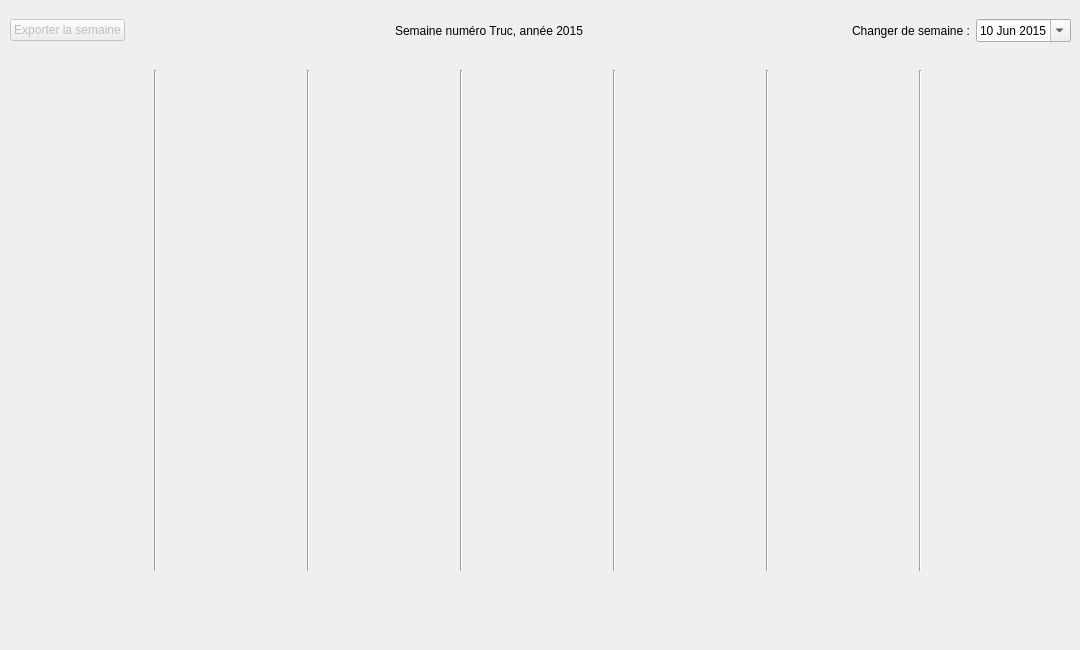
<?xml version="1.0" encoding="UTF-8"?>
<ui version="4.0">
 <class>AgendaView</class>
 <widget class="QWidget" name="AgendaView">
  <property name="geometry">
   <rect>
    <x>0</x>
    <y>0</y>
    <width>1080</width>
    <height>650</height>
   </rect>
  </property>
  <property name="sizePolicy">
   <sizepolicy hsizetype="Expanding" vsizetype="Expanding">
    <horstretch>0</horstretch>
    <verstretch>0</verstretch>
   </sizepolicy>
  </property>
  <property name="windowTitle">
   <string>Form</string>
  </property>
  <widget class="QWidget" name="horizontalLayoutWidget">
   <property name="geometry">
    <rect>
     <x>10</x>
     <y>70</y>
     <width>1061</width>
     <height>501</height>
    </rect>
   </property>
   <layout class="QHBoxLayout" name="hLayoutSemaine">
    <item>
     <layout class="QVBoxLayout" name="vLayoutLundi"/>
    </item>
    <item>
     <widget class="Line" name="line">
      <property name="orientation">
       <enum>Qt::Vertical</enum>
      </property>
     </widget>
    </item>
    <item>
     <layout class="QVBoxLayout" name="vLayoutMardi"/>
    </item>
    <item>
     <widget class="Line" name="line_2">
      <property name="orientation">
       <enum>Qt::Vertical</enum>
      </property>
     </widget>
    </item>
    <item>
     <layout class="QVBoxLayout" name="vLayoutMercredi"/>
    </item>
    <item>
     <widget class="Line" name="line_3">
      <property name="orientation">
       <enum>Qt::Vertical</enum>
      </property>
     </widget>
    </item>
    <item>
     <layout class="QVBoxLayout" name="vLayoutJeudi"/>
    </item>
    <item>
     <widget class="Line" name="line_4">
      <property name="orientation">
       <enum>Qt::Vertical</enum>
      </property>
     </widget>
    </item>
    <item>
     <layout class="QVBoxLayout" name="vLayoutVendredi">
      <property name="sizeConstraint">
       <enum>QLayout::SetDefaultConstraint</enum>
      </property>
     </layout>
    </item>
    <item>
     <widget class="Line" name="line_5">
      <property name="orientation">
       <enum>Qt::Vertical</enum>
      </property>
     </widget>
    </item>
    <item>
     <layout class="QVBoxLayout" name="vLayoutSamedi"/>
    </item>
    <item>
     <widget class="Line" name="line_6">
      <property name="orientation">
       <enum>Qt::Vertical</enum>
      </property>
     </widget>
    </item>
    <item>
     <layout class="QVBoxLayout" name="vLayoutDimanche"/>
    </item>
   </layout>
  </widget>
  <widget class="QWidget" name="horizontalLayoutWidget_5">
   <property name="geometry">
    <rect>
     <x>10</x>
     <y>10</y>
     <width>1061</width>
     <height>41</height>
    </rect>
   </property>
   <layout class="QHBoxLayout" name="hLayoutSelectSemaine">
    <item>
     <widget class="QPushButton" name="Exporterlasemaine">
      <property name="enabled">
       <bool>false</bool>
      </property>
      <property name="text">
       <string>Exporter la semaine</string>
      </property>
      <property name="flat">
       <bool>false</bool>
      </property>
     </widget>
    </item>
    <item>
     <spacer name="horizontalSpacer">
      <property name="orientation">
       <enum>Qt::Horizontal</enum>
      </property>
      <property name="sizeType">
       <enum>QSizePolicy::Expanding</enum>
      </property>
      <property name="sizeHint" stdset="0">
       <size>
        <width>40</width>
        <height>20</height>
       </size>
      </property>
     </spacer>
    </item>
    <item>
     <widget class="QLabel" name="label_2">
      <property name="text">
       <string>Semaine numéro Truc, année 2015</string>
      </property>
     </widget>
    </item>
    <item>
     <spacer name="horizontalSpacer_2">
      <property name="orientation">
       <enum>Qt::Horizontal</enum>
      </property>
      <property name="sizeHint" stdset="0">
       <size>
        <width>40</width>
        <height>20</height>
       </size>
      </property>
     </spacer>
    </item>
    <item>
     <widget class="QLabel" name="label">
      <property name="text">
       <string>Changer de semaine :</string>
      </property>
     </widget>
    </item>
    <item>
     <widget class="QDateEdit" name="semaineSelector">
      <property name="dateTime">
       <datetime>
        <hour>0</hour>
        <minute>0</minute>
        <second>0</second>
        <year>2015</year>
        <month>6</month>
        <day>10</day>
       </datetime>
      </property>
      <property name="calendarPopup">
       <bool>true</bool>
      </property>
     </widget>
    </item>
   </layout>
  </widget>
 </widget>
 <resources/>
 <connections/>
</ui>
